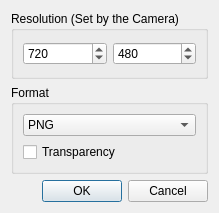
<?xml version="1.0" encoding="UTF-8"?>
<ui version="4.0">
 <class>ExportImageSeqDialog</class>
 <widget class="QDialog" name="ExportImageSeqDialog">
  <property name="geometry">
   <rect>
    <x>0</x>
    <y>0</y>
    <width>215</width>
    <height>213</height>
   </rect>
  </property>
  <property name="windowTitle">
   <string>Dialog</string>
  </property>
  <layout class="QVBoxLayout" name="verticalLayout">
   <item>
    <widget class="QGroupBox" name="groupBox">
     <property name="title">
      <string>Resolution (Set by the Camera)</string>
     </property>
     <layout class="QHBoxLayout" name="horizontalLayout">
      <item>
       <widget class="QSpinBox" name="imgWidthSpinBox">
        <property name="enabled">
         <bool>true</bool>
        </property>
        <property name="minimum">
         <number>1</number>
        </property>
        <property name="maximum">
         <number>4096</number>
        </property>
        <property name="value">
         <number>720</number>
        </property>
       </widget>
      </item>
      <item>
       <widget class="QSpinBox" name="imgHeightSpinBox">
        <property name="enabled">
         <bool>true</bool>
        </property>
        <property name="minimum">
         <number>1</number>
        </property>
        <property name="maximum">
         <number>4096</number>
        </property>
        <property name="value">
         <number>480</number>
        </property>
       </widget>
      </item>
     </layout>
    </widget>
   </item>
   <item>
    <widget class="QGroupBox" name="groupBox_2">
     <property name="title">
      <string>Format</string>
     </property>
     <layout class="QVBoxLayout" name="verticalLayout_2">
      <item>
       <widget class="QComboBox" name="formatComboBox">
        <item>
         <property name="text">
          <string>PNG</string>
         </property>
        </item>
        <item>
         <property name="text">
          <string>JPG</string>
         </property>
        </item>
        <item>
         <property name="text">
          <string>BMP</string>
         </property>
        </item>
       </widget>
      </item>
      <item>
       <widget class="QCheckBox" name="cbTransparency">
        <property name="text">
         <string>Transparency</string>
        </property>
       </widget>
      </item>
     </layout>
    </widget>
   </item>
   <item>
    <widget class="QDialogButtonBox" name="buttonBox">
     <property name="orientation">
      <enum>Qt::Horizontal</enum>
     </property>
     <property name="standardButtons">
      <set>QDialogButtonBox::Cancel|QDialogButtonBox::Ok</set>
     </property>
    </widget>
   </item>
  </layout>
 </widget>
 <resources/>
 <connections>
  <connection>
   <sender>buttonBox</sender>
   <signal>accepted()</signal>
   <receiver>ExportImageSeqDialog</receiver>
   <slot>accept()</slot>
   <hints>
    <hint type="sourcelabel">
     <x>248</x>
     <y>254</y>
    </hint>
    <hint type="destinationlabel">
     <x>157</x>
     <y>274</y>
    </hint>
   </hints>
  </connection>
  <connection>
   <sender>buttonBox</sender>
   <signal>rejected()</signal>
   <receiver>ExportImageSeqDialog</receiver>
   <slot>reject()</slot>
   <hints>
    <hint type="sourcelabel">
     <x>316</x>
     <y>260</y>
    </hint>
    <hint type="destinationlabel">
     <x>286</x>
     <y>274</y>
    </hint>
   </hints>
  </connection>
 </connections>
</ui>
